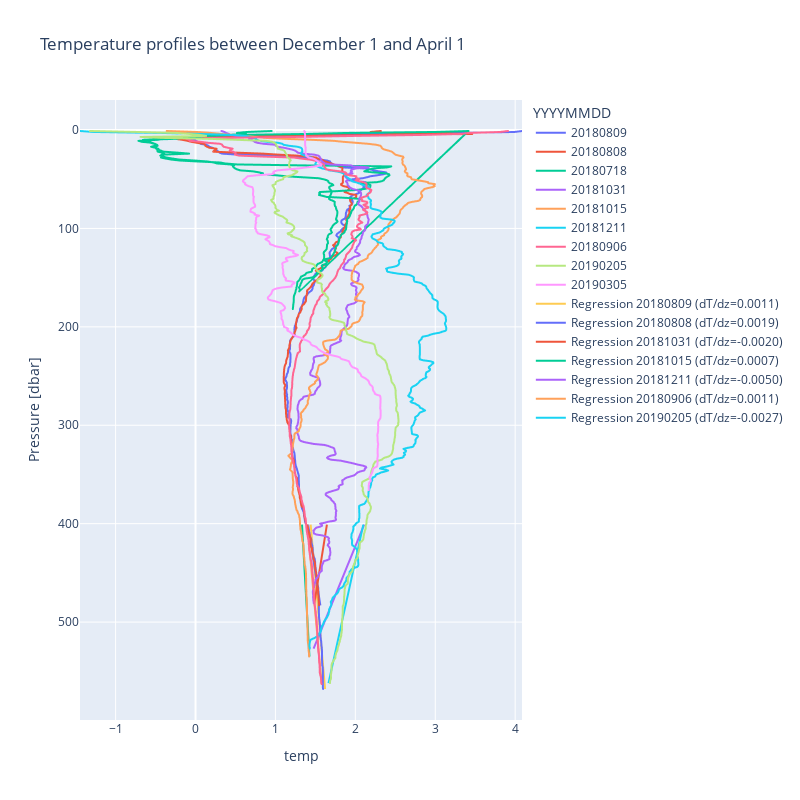

Notebook source saved alongside this figure:
### Code cell
import pandas as pd
import plotly.express as px
import statsmodels.api as sm

# Assuming df_gf10_stagnant is your DataFrame
# Filter the data below 400 m
df_below_400m = df_gf10_stagnant[df_gf10_stagnant['Pressure [dbar]'] > 400]

# Perform linear regression for each date
regression_results = {}
for date in df_below_400m['YYYYMMDD'].unique():
    df_date = df_below_400m[df_below_400m['YYYYMMDD'] == date]
    X = df_date['Pressure [dbar]']
    y = df_date['temp']
    X = sm.add_constant(X)  # Add a constant term for the intercept
    model = sm.OLS(y, X).fit()
    regression_results[date] = model

# Create the plot
fig = px.line(df_gf10_stagnant, y='Pressure [dbar]', x='temp', color='YYYYMMDD', title='Temperature profiles between December 1 and April 1')

# Add the regression lines to the plot
for date, model in regression_results.items():
    df_date = df_below_400m[df_below_400m['YYYYMMDD'] == date]
    X = df_date['Pressure [dbar]']
    y_pred = model.predict(sm.add_constant(X))
    slope = model.params[1]  # Extract the slope (dT/dz)
    fig.add_scatter(x=y_pred, y=X, mode='lines', name=f'Regression {date} (dT/dz={slope:.4f})')

# Invert y-axis
fig.update_layout(yaxis_autorange='reversed', width=800, height=800)

# Show the plot
fig.show()

### Figure 1 — Plotly figure (JSON) as saved in the notebook; plotly's stock layout.template omitted (floating-point values rounded to 4 significant figures; data arrays with more than 128 entries replaced by an {"elided": "..."} marker saying what was removed)
{"data": [{"hovertemplate": "YYYYMMDD=20180809<br>temp=%{x}<br>Pressure [dbar]=%{y}<extra></extra>", "legendgroup": "20180809", "line": {"color": "#636efa", "dash": "solid"}, "marker": {"symbol": "circle"}, "mode": "lines", "name": "20180809", "showlegend": true, "type": "scattergl", "x": {"elided": "568 float values"}, "xaxis": "x", "y": {"elided": "568 int values"}, "yaxis": "y"}, {"hovertemplate": "YYYYMMDD=20180808<br>temp=%{x}<br>Pressure [dbar]=%{y}<extra></extra>", "legendgroup": "20180808", "line": {"color": "#EF553B", "dash": "solid"}, "marker": {"symbol": "circle"}, "mode": "lines", "name": "20180808", "showlegend": true, "type": "scattergl", "x": {"elided": "483 float values"}, "xaxis": "x", "y": {"elided": "483 int values"}, "yaxis": "y"}, {"hovertemplate": "YYYYMMDD=20180718<br>temp=%{x}<br>Pressure [dbar]=%{y}<extra></extra>", "legendgroup": "20180718", "line": {"color": "#00cc96", "dash": "solid"}, "marker": {"symbol": "circle"}, "mode": "lines", "name": "20180718", "showlegend": true, "type": "scattergl", "x": {"elided": "346 float values"}, "xaxis": "x", "y": {"elided": "346 int values"}, "yaxis": "y"}, {"hovertemplate": "YYYYMMDD=20181031<br>temp=%{x}<br>Pressure [dbar]=%{y}<extra></extra>", "legendgroup": "20181031", "line": {"color": "#ab63fa", "dash": "solid"}, "marker": {"symbol": "circle"}, "mode": "lines", "name": "20181031", "showlegend": true, "type": "scattergl", "x": {"elided": "481 float values"}, "xaxis": "x", "y": {"elided": "481 int values"}, "yaxis": "y"}, {"hovertemplate": "YYYYMMDD=20181015<br>temp=%{x}<br>Pressure [dbar]=%{y}<extra></extra>", "legendgroup": "20181015", "line": {"color": "#FFA15A", "dash": "solid"}, "marker": {"symbol": "circle"}, "mode": "lines", "name": "20181015", "showlegend": true, "type": "scattergl", "x": {"elided": "535 float values"}, "xaxis": "x", "y": {"elided": "535 int values"}, "yaxis": "y"}, {"hovertemplate": "YYYYMMDD=20181211<br>temp=%{x}<br>Pressure [dbar]=%{y}<extra></extra>", "legendgroup": "20181211", "line": {"color": "#19d3f3", "dash": "solid"}, "marker": {"symbol": "circle"}, "mode": "lines", "name": "20181211", "showlegend": true, "type": "scattergl", "x": {"elided": "527 float values"}, "xaxis": "x", "y": {"elided": "527 int values"}, "yaxis": "y"}, {"hovertemplate": "YYYYMMDD=20180906<br>temp=%{x}<br>Pressure [dbar]=%{y}<extra></extra>", "legendgroup": "20180906", "line": {"color": "#FF6692", "dash": "solid"}, "marker": {"symbol": "circle"}, "mode": "lines", "name": "20180906", "showlegend": true, "type": "scattergl", "x": {"elided": "563 float values"}, "xaxis": "x", "y": {"elided": "563 int values"}, "yaxis": "y"}, {"hovertemplate": "YYYYMMDD=20190205<br>temp=%{x}<br>Pressure [dbar]=%{y}<extra></extra>", "legendgroup": "20190205", "line": {"color": "#B6E880", "dash": "solid"}, "marker": {"symbol": "circle"}, "mode": "lines", "name": "20190205", "showlegend": true, "type": "scattergl", "x": {"elided": "562 float values"}, "xaxis": "x", "y": {"elided": "562 int values"}, "yaxis": "y"}, {"hovertemplate": "YYYYMMDD=20190305<br>temp=%{x}<br>Pressure [dbar]=%{y}<extra></extra>", "legendgroup": "20190305", "line": {"color": "#FF97FF", "dash": "solid"}, "marker": {"symbol": "circle"}, "mode": "lines", "name": "20190305", "showlegend": true, "type": "scattergl", "x": {"elided": "366 float values"}, "xaxis": "x", "y": {"elided": "366 int values"}, "yaxis": "y"}, {"mode": "lines", "name": "Regression 20180809 (dT/dz=0.0011)", "type": "scatter", "x": {"elided": "168 float values"}, "y": {"elided": "168 int values"}}, {"mode": "lines", "name": "Regression 20180808 (dT/dz=0.0019)", "type": "scatter", "x": [1.409, 1.411, 1.412, 1.414, 1.416, 1.418, 1.42, 1.422, 1.424, 1.426, 1.427, 1.429, 1.431, 1.433, 1.435, 1.437, 1.439, 1.441, 1.442, 1.444, 1.446, 1.448, 1.45, 1.452, 1.454, 1.455, 1.457, 1.459, 1.461, 1.463, 1.465, 1.467, 1.469, 1.47, 1.472, 1.474, 1.476, 1.478, 1.48, 1.482, 1.484, 1.485, 1.487, 1.489, 1.491, 1.493, 1.495, 1.497, 1.499, 1.5, 1.502, 1.504, 1.506, 1.508, 1.51, 1.512, 1.513, 1.515, 1.517, 1.519, 1.521, 1.523, 1.525, 1.527, 1.528, 1.53, 1.532, 1.534, 1.536, 1.538, 1.54, 1.542, 1.543, 1.545, 1.547, 1.549, 1.551, 1.553, 1.555, 1.557, 1.558, 1.56, 1.562], "y": [401, 402, 403, 404, 405, 406, 407, 408, 409, 410, 411, 412, 413, 414, 415, 416, 417, 418, 419, 420, 421, 422, 423, 424, 425, 426, 427, 428, 429, 430, 431, 432, 433, 434, 435, 436, 437, 438, 439, 440, 441, 442, 443, 444, 445, 446, 447, 448, 449, 450, 451, 452, 453, 454, 455, 456, 457, 458, 459, 460, 461, 462, 463, 464, 465, 466, 467, 468, 469, 470, 471, 472, 473, 474, 475, 476, 477, 478, 479, 480, 481, 482, 483]}, {"mode": "lines", "name": "Regression 20181031 (dT/dz=-0.0020)", "type": "scatter", "x": [1.644, 1.642, 1.64, 1.638, 1.636, 1.634, 1.632, 1.63, 1.628, 1.627, 1.625, 1.623, 1.621, 1.619, 1.617, 1.615, 1.613, 1.611, 1.609, 1.607, 1.605, 1.603, 1.601, 1.599, 1.597, 1.595, 1.593, 1.591, 1.589, 1.587, 1.585, 1.583, 1.581, 1.579, 1.577, 1.575, 1.573, 1.571, 1.57, 1.568, 1.566, 1.564, 1.562, 1.56, 1.558, 1.556, 1.554, 1.552, 1.55, 1.548, 1.546, 1.544, 1.542, 1.54, 1.538, 1.536, 1.534, 1.532, 1.53, 1.528, 1.526, 1.524, 1.522, 1.52, 1.518, 1.516, 1.514, 1.512, 1.511, 1.509, 1.507, 1.505, 1.503, 1.501, 1.499, 1.497, 1.495, 1.493, 1.491, 1.489, 1.487], "y": [401, 402, 403, 404, 405, 406, 407, 408, 409, 410, 411, 412, 413, 414, 415, 416, 417, 418, 419, 420, 421, 422, 423, 424, 425, 426, 427, 428, 429, 430, 431, 432, 433, 434, 435, 436, 437, 438, 439, 440, 441, 442, 443, 444, 445, 446, 447, 448, 449, 450, 451, 452, 453, 454, 455, 456, 457, 458, 459, 460, 461, 462, 463, 464, 465, 466, 467, 468, 469, 470, 471, 472, 473, 474, 475, 476, 477, 478, 479, 480, 481]}, {"mode": "lines", "name": "Regression 20181015 (dT/dz=0.0007)", "type": "scatter", "x": {"elided": "135 float values"}, "y": {"elided": "135 int values"}}, {"mode": "lines", "name": "Regression 20181211 (dT/dz=-0.0050)", "type": "scatter", "x": [2.111, 2.106, 2.101, 2.095, 2.09, 2.085, 2.08, 2.075, 2.07, 2.065, 2.06, 2.055, 2.05, 2.045, 2.04, 2.035, 2.03, 2.025, 2.02, 2.015, 2.01, 2.005, 2.0, 1.995, 1.99, 1.985, 1.98, 1.975, 1.97, 1.965, 1.96, 1.955, 1.95, 1.945, 1.94, 1.935, 1.93, 1.925, 1.92, 1.915, 1.91, 1.905, 1.9, 1.895, 1.89, 1.885, 1.88, 1.874, 1.869, 1.864, 1.859, 1.854, 1.849, 1.844, 1.839, 1.834, 1.829, 1.824, 1.819, 1.814, 1.809, 1.804, 1.799, 1.794, 1.789, 1.784, 1.779, 1.774, 1.769, 1.764, 1.759, 1.754, 1.749, 1.744, 1.739, 1.734, 1.729, 1.724, 1.719, 1.714, 1.709, 1.704, 1.699, 1.694, 1.689, 1.684, 1.679, 1.674, 1.669, 1.664, 1.659, 1.653, 1.648, 1.643, 1.638, 1.633, 1.628, 1.623, 1.618, 1.613, 1.608, 1.603, 1.598, 1.593, 1.588, 1.583, 1.578, 1.573, 1.568, 1.563, 1.558, 1.553, 1.548, 1.543, 1.538, 1.533, 1.528, 1.523, 1.518, 1.513, 1.508, 1.503, 1.498, 1.493, 1.488, 1.483, 1.478], "y": [401, 402, 403, 404, 405, 406, 407, 408, 409, 410, 411, 412, 413, 414, 415, 416, 417, 418, 419, 420, 421, 422, 423, 424, 425, 426, 427, 428, 429, 430, 431, 432, 433, 434, 435, 436, 437, 438, 439, 440, 441, 442, 443, 444, 445, 446, 447, 448, 449, 450, 451, 452, 453, 454, 455, 456, 457, 458, 459, 460, 461, 462, 463, 464, 465, 466, 467, 468, 469, 470, 471, 472, 473, 474, 475, 476, 477, 478, 479, 480, 481, 482, 483, 484, 485, 486, 487, 488, 489, 490, 491, 492, 493, 494, 495, 496, 497, 498, 499, 500, 501, 502, 503, 504, 505, 506, 507, 508, 509, 510, 511, 512, 513, 514, 515, 516, 517, 518, 519, 520, 521, 522, 523, 524, 525, 526, 527]}, {"mode": "lines", "name": "Regression 20180906 (dT/dz=0.0011)", "type": "scatter", "x": {"elided": "163 float values"}, "y": {"elided": "163 int values"}}, {"mode": "lines", "name": "Regression 20190205 (dT/dz=-0.0027)", "type": "scatter", "x": {"elided": "162 float values"}, "y": {"elided": "162 int values"}}], "layout": {"height": 800, "legend": {"title": {"text": "YYYYMMDD"}, "tracegroupgap": 0}, "title": {"text": "Temperature profiles between December 1 and April 1"}, "width": 800, "xaxis": {"anchor": "y", "domain": [0, 1], "title": {"text": "temp"}}, "yaxis": {"anchor": "x", "autorange": "reversed", "domain": [0, 1], "title": {"text": "Pressure [dbar]"}}}}
